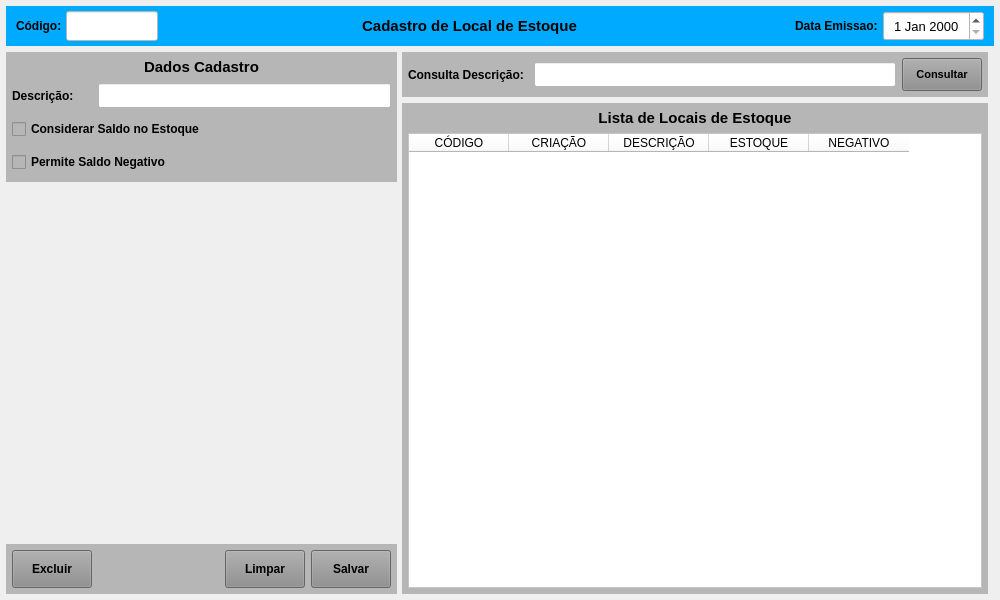
<?xml version="1.0" encoding="UTF-8"?>
<ui version="4.0">
 <class>MainWindow</class>
 <widget class="QMainWindow" name="MainWindow">
  <property name="geometry">
   <rect>
    <x>0</x>
    <y>0</y>
    <width>1000</width>
    <height>600</height>
   </rect>
  </property>
  <property name="windowTitle">
   <string>Cadastro de Locais de Estoque</string>
  </property>
  <property name="styleSheet">
   <string notr="true"/>
  </property>
  <widget class="QWidget" name="centralwidget">
   <layout class="QVBoxLayout" name="verticalLayout">
    <property name="spacing">
     <number>6</number>
    </property>
    <property name="leftMargin">
     <number>6</number>
    </property>
    <property name="topMargin">
     <number>6</number>
    </property>
    <property name="rightMargin">
     <number>6</number>
    </property>
    <property name="bottomMargin">
     <number>6</number>
    </property>
    <item>
     <widget class="QWidget" name="widget" native="true">
      <property name="minimumSize">
       <size>
        <width>0</width>
        <height>40</height>
       </size>
      </property>
      <property name="maximumSize">
       <size>
        <width>16777215</width>
        <height>40</height>
       </size>
      </property>
      <property name="styleSheet">
       <string notr="true">background-color: rgb(0, 170, 255);</string>
      </property>
      <layout class="QHBoxLayout" name="horizontalLayout">
       <property name="spacing">
        <number>2</number>
       </property>
       <property name="leftMargin">
        <number>10</number>
       </property>
       <property name="topMargin">
        <number>5</number>
       </property>
       <property name="rightMargin">
        <number>10</number>
       </property>
       <property name="bottomMargin">
        <number>5</number>
       </property>
       <item>
        <widget class="QLabel" name="label_4">
         <property name="minimumSize">
          <size>
           <width>48</width>
           <height>0</height>
          </size>
         </property>
         <property name="maximumSize">
          <size>
           <width>48</width>
           <height>16777215</height>
          </size>
         </property>
         <property name="font">
          <font>
           <pointsize>9</pointsize>
           <weight>75</weight>
           <bold>true</bold>
          </font>
         </property>
         <property name="styleSheet">
          <string notr="true"/>
         </property>
         <property name="text">
          <string>Código:</string>
         </property>
         <property name="alignment">
          <set>Qt::AlignLeading|Qt::AlignLeft|Qt::AlignVCenter</set>
         </property>
        </widget>
       </item>
       <item>
        <widget class="QLineEdit" name="line_Num">
         <property name="sizePolicy">
          <sizepolicy hsizetype="Preferred" vsizetype="Preferred">
           <horstretch>0</horstretch>
           <verstretch>0</verstretch>
          </sizepolicy>
         </property>
         <property name="minimumSize">
          <size>
           <width>92</width>
           <height>0</height>
          </size>
         </property>
         <property name="maximumSize">
          <size>
           <width>92</width>
           <height>16777215</height>
          </size>
         </property>
         <property name="font">
          <font>
           <pointsize>12</pointsize>
          </font>
         </property>
         <property name="styleSheet">
          <string notr="true">background-color: rgb(255, 255, 255);</string>
         </property>
         <property name="inputMask">
          <string/>
         </property>
         <property name="text">
          <string/>
         </property>
         <property name="frame">
          <bool>true</bool>
         </property>
         <property name="echoMode">
          <enum>QLineEdit::Normal</enum>
         </property>
         <property name="alignment">
          <set>Qt::AlignCenter</set>
         </property>
         <property name="dragEnabled">
          <bool>false</bool>
         </property>
         <property name="placeholderText">
          <string/>
         </property>
        </widget>
       </item>
       <item>
        <widget class="QLabel" name="label_13">
         <property name="sizePolicy">
          <sizepolicy hsizetype="Preferred" vsizetype="Preferred">
           <horstretch>0</horstretch>
           <verstretch>0</verstretch>
          </sizepolicy>
         </property>
         <property name="minimumSize">
          <size>
           <width>0</width>
           <height>0</height>
          </size>
         </property>
         <property name="font">
          <font>
           <pointsize>11</pointsize>
           <weight>75</weight>
           <bold>true</bold>
          </font>
         </property>
         <property name="styleSheet">
          <string notr="true"/>
         </property>
         <property name="text">
          <string>Cadastro de Local de Estoque</string>
         </property>
         <property name="alignment">
          <set>Qt::AlignCenter</set>
         </property>
        </widget>
       </item>
       <item>
        <widget class="QLabel" name="label_11">
         <property name="sizePolicy">
          <sizepolicy hsizetype="Preferred" vsizetype="Preferred">
           <horstretch>0</horstretch>
           <verstretch>0</verstretch>
          </sizepolicy>
         </property>
         <property name="minimumSize">
          <size>
           <width>100</width>
           <height>0</height>
          </size>
         </property>
         <property name="maximumSize">
          <size>
           <width>100</width>
           <height>16777215</height>
          </size>
         </property>
         <property name="font">
          <font>
           <pointsize>9</pointsize>
           <weight>75</weight>
           <bold>true</bold>
          </font>
         </property>
         <property name="styleSheet">
          <string notr="true"/>
         </property>
         <property name="text">
          <string>Data Emissao: </string>
         </property>
         <property name="alignment">
          <set>Qt::AlignRight|Qt::AlignTrailing|Qt::AlignVCenter</set>
         </property>
        </widget>
       </item>
       <item>
        <widget class="QDateEdit" name="date_Emissao">
         <property name="sizePolicy">
          <sizepolicy hsizetype="Preferred" vsizetype="Preferred">
           <horstretch>0</horstretch>
           <verstretch>0</verstretch>
          </sizepolicy>
         </property>
         <property name="minimumSize">
          <size>
           <width>101</width>
           <height>0</height>
          </size>
         </property>
         <property name="maximumSize">
          <size>
           <width>101</width>
           <height>16777215</height>
          </size>
         </property>
         <property name="font">
          <font>
           <pointsize>10</pointsize>
          </font>
         </property>
         <property name="styleSheet">
          <string notr="true">background-color: rgb(255, 255, 255);</string>
         </property>
         <property name="alignment">
          <set>Qt::AlignCenter</set>
         </property>
        </widget>
       </item>
      </layout>
     </widget>
    </item>
    <item>
     <widget class="QWidget" name="widget_2" native="true">
      <property name="styleSheet">
       <string notr="true"/>
      </property>
      <layout class="QHBoxLayout" name="horizontalLayout_3">
       <property name="spacing">
        <number>5</number>
       </property>
       <property name="leftMargin">
        <number>0</number>
       </property>
       <property name="topMargin">
        <number>0</number>
       </property>
       <property name="rightMargin">
        <number>0</number>
       </property>
       <property name="bottomMargin">
        <number>0</number>
       </property>
       <item>
        <widget class="QWidget" name="widget_4" native="true">
         <property name="minimumSize">
          <size>
           <width>391</width>
           <height>0</height>
          </size>
         </property>
         <property name="maximumSize">
          <size>
           <width>391</width>
           <height>16777215</height>
          </size>
         </property>
         <property name="styleSheet">
          <string notr="true"/>
         </property>
         <layout class="QVBoxLayout" name="verticalLayout_2">
          <property name="spacing">
           <number>5</number>
          </property>
          <property name="leftMargin">
           <number>0</number>
          </property>
          <property name="topMargin">
           <number>0</number>
          </property>
          <property name="rightMargin">
           <number>0</number>
          </property>
          <property name="bottomMargin">
           <number>0</number>
          </property>
          <item>
           <widget class="QWidget" name="widget_6" native="true">
            <property name="minimumSize">
             <size>
              <width>0</width>
              <height>130</height>
             </size>
            </property>
            <property name="maximumSize">
             <size>
              <width>16777215</width>
              <height>130</height>
             </size>
            </property>
            <property name="styleSheet">
             <string notr="true">background-color: rgb(182, 182, 182);</string>
            </property>
            <layout class="QVBoxLayout" name="verticalLayout_6">
             <property name="leftMargin">
              <number>6</number>
             </property>
             <property name="topMargin">
              <number>6</number>
             </property>
             <property name="rightMargin">
              <number>6</number>
             </property>
             <property name="bottomMargin">
              <number>6</number>
             </property>
             <item>
              <widget class="QLabel" name="label_3">
               <property name="minimumSize">
                <size>
                 <width>0</width>
                 <height>18</height>
                </size>
               </property>
               <property name="maximumSize">
                <size>
                 <width>16777215</width>
                 <height>18</height>
                </size>
               </property>
               <property name="font">
                <font>
                 <pointsize>11</pointsize>
                 <weight>75</weight>
                 <bold>true</bold>
                </font>
               </property>
               <property name="text">
                <string>Dados Cadastro</string>
               </property>
               <property name="alignment">
                <set>Qt::AlignCenter</set>
               </property>
              </widget>
             </item>
             <item>
              <widget class="QWidget" name="widget_14" native="true">
               <layout class="QHBoxLayout" name="horizontalLayout_9">
                <property name="leftMargin">
                 <number>0</number>
                </property>
                <property name="topMargin">
                 <number>0</number>
                </property>
                <property name="rightMargin">
                 <number>0</number>
                </property>
                <property name="bottomMargin">
                 <number>0</number>
                </property>
                <item>
                 <widget class="QLabel" name="label_27">
                  <property name="minimumSize">
                   <size>
                    <width>80</width>
                    <height>0</height>
                   </size>
                  </property>
                  <property name="maximumSize">
                   <size>
                    <width>80</width>
                    <height>16777215</height>
                   </size>
                  </property>
                  <property name="font">
                   <font>
                    <pointsize>9</pointsize>
                    <weight>75</weight>
                    <bold>true</bold>
                   </font>
                  </property>
                  <property name="text">
                   <string>Descrição:</string>
                  </property>
                  <property name="alignment">
                   <set>Qt::AlignLeading|Qt::AlignLeft|Qt::AlignVCenter</set>
                  </property>
                 </widget>
                </item>
                <item>
                 <widget class="QLineEdit" name="line_Descricao">
                  <property name="sizePolicy">
                   <sizepolicy hsizetype="Preferred" vsizetype="Preferred">
                    <horstretch>0</horstretch>
                    <verstretch>0</verstretch>
                   </sizepolicy>
                  </property>
                  <property name="minimumSize">
                   <size>
                    <width>0</width>
                    <height>25</height>
                   </size>
                  </property>
                  <property name="maximumSize">
                   <size>
                    <width>16777215</width>
                    <height>25</height>
                   </size>
                  </property>
                  <property name="font">
                   <font>
                    <pointsize>9</pointsize>
                   </font>
                  </property>
                  <property name="styleSheet">
                   <string notr="true">background-color: rgb(255, 255, 255);</string>
                  </property>
                  <property name="text">
                   <string/>
                  </property>
                  <property name="maxLength">
                   <number>45</number>
                  </property>
                  <property name="alignment">
                   <set>Qt::AlignLeading|Qt::AlignLeft|Qt::AlignVCenter</set>
                  </property>
                 </widget>
                </item>
               </layout>
              </widget>
             </item>
             <item>
              <widget class="QWidget" name="widget_15" native="true">
               <layout class="QHBoxLayout" name="horizontalLayout_10">
                <property name="leftMargin">
                 <number>0</number>
                </property>
                <property name="topMargin">
                 <number>0</number>
                </property>
                <property name="rightMargin">
                 <number>0</number>
                </property>
                <property name="bottomMargin">
                 <number>0</number>
                </property>
                <item>
                 <widget class="QCheckBox" name="check_Saldo_Estoque">
                  <property name="font">
                   <font>
                    <pointsize>9</pointsize>
                    <weight>75</weight>
                    <bold>true</bold>
                   </font>
                  </property>
                  <property name="text">
                   <string>Considerar Saldo no Estoque</string>
                  </property>
                 </widget>
                </item>
               </layout>
              </widget>
             </item>
             <item>
              <widget class="QWidget" name="widget_16" native="true">
               <layout class="QHBoxLayout" name="horizontalLayout_11">
                <property name="leftMargin">
                 <number>0</number>
                </property>
                <property name="topMargin">
                 <number>0</number>
                </property>
                <property name="rightMargin">
                 <number>0</number>
                </property>
                <property name="bottomMargin">
                 <number>0</number>
                </property>
                <item>
                 <widget class="QCheckBox" name="check_Negativo">
                  <property name="font">
                   <font>
                    <pointsize>9</pointsize>
                    <weight>75</weight>
                    <bold>true</bold>
                   </font>
                  </property>
                  <property name="text">
                   <string>Permite Saldo Negativo</string>
                  </property>
                 </widget>
                </item>
               </layout>
              </widget>
             </item>
            </layout>
           </widget>
          </item>
          <item>
           <widget class="QWidget" name="widget_7" native="true"/>
          </item>
          <item>
           <widget class="QWidget" name="widget_3" native="true">
            <property name="minimumSize">
             <size>
              <width>0</width>
              <height>50</height>
             </size>
            </property>
            <property name="maximumSize">
             <size>
              <width>16777215</width>
              <height>50</height>
             </size>
            </property>
            <property name="styleSheet">
             <string notr="true">background-color: rgb(182, 182, 182);</string>
            </property>
            <layout class="QHBoxLayout" name="horizontalLayout_2">
             <property name="spacing">
              <number>6</number>
             </property>
             <property name="leftMargin">
              <number>6</number>
             </property>
             <property name="topMargin">
              <number>6</number>
             </property>
             <property name="rightMargin">
              <number>6</number>
             </property>
             <property name="bottomMargin">
              <number>6</number>
             </property>
             <item>
              <widget class="QPushButton" name="btn_Excluir">
               <property name="sizePolicy">
                <sizepolicy hsizetype="Fixed" vsizetype="Preferred">
                 <horstretch>0</horstretch>
                 <verstretch>0</verstretch>
                </sizepolicy>
               </property>
               <property name="maximumSize">
                <size>
                 <width>80</width>
                 <height>16777215</height>
                </size>
               </property>
               <property name="font">
                <font>
                 <pointsize>9</pointsize>
                 <weight>75</weight>
                 <bold>true</bold>
                </font>
               </property>
               <property name="cursor">
                <cursorShape>PointingHandCursor</cursorShape>
               </property>
               <property name="layoutDirection">
                <enum>Qt::LeftToRight</enum>
               </property>
               <property name="autoFillBackground">
                <bool>false</bool>
               </property>
               <property name="styleSheet">
                <string notr="true">background-color: rgb(141, 141, 141);</string>
               </property>
               <property name="text">
                <string>Excluir</string>
               </property>
               <property name="checkable">
                <bool>false</bool>
               </property>
               <property name="autoDefault">
                <bool>false</bool>
               </property>
               <property name="default">
                <bool>false</bool>
               </property>
               <property name="flat">
                <bool>false</bool>
               </property>
              </widget>
             </item>
             <item>
              <widget class="QLabel" name="label">
               <property name="text">
                <string/>
               </property>
              </widget>
             </item>
             <item>
              <widget class="QPushButton" name="btn_Limpar">
               <property name="sizePolicy">
                <sizepolicy hsizetype="Fixed" vsizetype="Preferred">
                 <horstretch>0</horstretch>
                 <verstretch>0</verstretch>
                </sizepolicy>
               </property>
               <property name="maximumSize">
                <size>
                 <width>80</width>
                 <height>16777215</height>
                </size>
               </property>
               <property name="font">
                <font>
                 <pointsize>9</pointsize>
                 <weight>75</weight>
                 <bold>true</bold>
                </font>
               </property>
               <property name="cursor">
                <cursorShape>PointingHandCursor</cursorShape>
               </property>
               <property name="layoutDirection">
                <enum>Qt::LeftToRight</enum>
               </property>
               <property name="autoFillBackground">
                <bool>false</bool>
               </property>
               <property name="styleSheet">
                <string notr="true">background-color: rgb(141, 141, 141);</string>
               </property>
               <property name="text">
                <string>Limpar</string>
               </property>
               <property name="checkable">
                <bool>false</bool>
               </property>
               <property name="autoDefault">
                <bool>false</bool>
               </property>
               <property name="default">
                <bool>false</bool>
               </property>
               <property name="flat">
                <bool>false</bool>
               </property>
              </widget>
             </item>
             <item>
              <widget class="QPushButton" name="btn_Salvar">
               <property name="sizePolicy">
                <sizepolicy hsizetype="Fixed" vsizetype="Preferred">
                 <horstretch>0</horstretch>
                 <verstretch>0</verstretch>
                </sizepolicy>
               </property>
               <property name="maximumSize">
                <size>
                 <width>80</width>
                 <height>16777215</height>
                </size>
               </property>
               <property name="font">
                <font>
                 <pointsize>9</pointsize>
                 <weight>75</weight>
                 <bold>true</bold>
                </font>
               </property>
               <property name="cursor">
                <cursorShape>PointingHandCursor</cursorShape>
               </property>
               <property name="styleSheet">
                <string notr="true">background-color: rgb(141, 141, 141);</string>
               </property>
               <property name="text">
                <string>Salvar</string>
               </property>
              </widget>
             </item>
            </layout>
           </widget>
          </item>
         </layout>
        </widget>
       </item>
       <item>
        <widget class="QWidget" name="widget_5" native="true">
         <property name="styleSheet">
          <string notr="true"/>
         </property>
         <layout class="QVBoxLayout" name="verticalLayout_5">
          <property name="leftMargin">
           <number>0</number>
          </property>
          <property name="topMargin">
           <number>0</number>
          </property>
          <property name="rightMargin">
           <number>6</number>
          </property>
          <property name="bottomMargin">
           <number>0</number>
          </property>
          <item>
           <widget class="QWidget" name="widget_12" native="true">
            <property name="maximumSize">
             <size>
              <width>16777215</width>
              <height>45</height>
             </size>
            </property>
            <property name="sizeIncrement">
             <size>
              <width>0</width>
              <height>45</height>
             </size>
            </property>
            <property name="styleSheet">
             <string notr="true">background-color: rgb(182, 182, 182);</string>
            </property>
            <layout class="QHBoxLayout" name="horizontalLayout_7">
             <property name="leftMargin">
              <number>6</number>
             </property>
             <property name="topMargin">
              <number>6</number>
             </property>
             <property name="rightMargin">
              <number>6</number>
             </property>
             <property name="bottomMargin">
              <number>6</number>
             </property>
             <item>
              <widget class="QLabel" name="label_6">
               <property name="minimumSize">
                <size>
                 <width>120</width>
                 <height>0</height>
                </size>
               </property>
               <property name="maximumSize">
                <size>
                 <width>120</width>
                 <height>16777215</height>
                </size>
               </property>
               <property name="font">
                <font>
                 <pointsize>9</pointsize>
                 <weight>75</weight>
                 <bold>true</bold>
                </font>
               </property>
               <property name="text">
                <string>Consulta Descrição:</string>
               </property>
               <property name="alignment">
                <set>Qt::AlignLeading|Qt::AlignLeft|Qt::AlignVCenter</set>
               </property>
              </widget>
             </item>
             <item>
              <widget class="QLineEdit" name="line_Consulta">
               <property name="sizePolicy">
                <sizepolicy hsizetype="Preferred" vsizetype="Preferred">
                 <horstretch>0</horstretch>
                 <verstretch>0</verstretch>
                </sizepolicy>
               </property>
               <property name="minimumSize">
                <size>
                 <width>0</width>
                 <height>25</height>
                </size>
               </property>
               <property name="maximumSize">
                <size>
                 <width>16777215</width>
                 <height>25</height>
                </size>
               </property>
               <property name="font">
                <font>
                 <pointsize>9</pointsize>
                </font>
               </property>
               <property name="styleSheet">
                <string notr="true">background-color: rgb(255, 255, 255);</string>
               </property>
               <property name="inputMask">
                <string/>
               </property>
               <property name="alignment">
                <set>Qt::AlignLeading|Qt::AlignLeft|Qt::AlignVCenter</set>
               </property>
              </widget>
             </item>
             <item>
              <widget class="QPushButton" name="btn_Consulta">
               <property name="sizePolicy">
                <sizepolicy hsizetype="Preferred" vsizetype="Preferred">
                 <horstretch>0</horstretch>
                 <verstretch>0</verstretch>
                </sizepolicy>
               </property>
               <property name="minimumSize">
                <size>
                 <width>80</width>
                 <height>0</height>
                </size>
               </property>
               <property name="maximumSize">
                <size>
                 <width>80</width>
                 <height>16777215</height>
                </size>
               </property>
               <property name="font">
                <font>
                 <pointsize>8</pointsize>
                 <weight>75</weight>
                 <bold>true</bold>
                </font>
               </property>
               <property name="cursor">
                <cursorShape>PointingHandCursor</cursorShape>
               </property>
               <property name="layoutDirection">
                <enum>Qt::LeftToRight</enum>
               </property>
               <property name="autoFillBackground">
                <bool>false</bool>
               </property>
               <property name="styleSheet">
                <string notr="true">background-color: rgb(141, 141, 141);</string>
               </property>
               <property name="text">
                <string>Consultar</string>
               </property>
               <property name="checkable">
                <bool>false</bool>
               </property>
               <property name="autoDefault">
                <bool>false</bool>
               </property>
               <property name="default">
                <bool>false</bool>
               </property>
               <property name="flat">
                <bool>false</bool>
               </property>
              </widget>
             </item>
            </layout>
           </widget>
          </item>
          <item>
           <widget class="QWidget" name="widget_11" native="true">
            <property name="styleSheet">
             <string notr="true">background-color: rgb(182, 182, 182);</string>
            </property>
            <layout class="QVBoxLayout" name="verticalLayout_4">
             <property name="leftMargin">
              <number>6</number>
             </property>
             <property name="topMargin">
              <number>6</number>
             </property>
             <property name="rightMargin">
              <number>6</number>
             </property>
             <property name="bottomMargin">
              <number>6</number>
             </property>
             <item>
              <widget class="QLabel" name="label_5">
               <property name="minimumSize">
                <size>
                 <width>0</width>
                 <height>18</height>
                </size>
               </property>
               <property name="maximumSize">
                <size>
                 <width>16777215</width>
                 <height>18</height>
                </size>
               </property>
               <property name="font">
                <font>
                 <pointsize>11</pointsize>
                 <weight>75</weight>
                 <bold>true</bold>
                </font>
               </property>
               <property name="text">
                <string>Lista de Locais de Estoque</string>
               </property>
               <property name="alignment">
                <set>Qt::AlignCenter</set>
               </property>
              </widget>
             </item>
             <item>
              <widget class="QTableWidget" name="table_Lista">
               <property name="sizePolicy">
                <sizepolicy hsizetype="Preferred" vsizetype="Preferred">
                 <horstretch>0</horstretch>
                 <verstretch>0</verstretch>
                </sizepolicy>
               </property>
               <property name="font">
                <font>
                 <pointsize>9</pointsize>
                </font>
               </property>
               <property name="styleSheet">
                <string notr="true">background-color: rgb(255, 255, 255);</string>
               </property>
               <attribute name="verticalHeaderDefaultSectionSize">
                <number>0</number>
               </attribute>
               <attribute name="verticalHeaderMinimumSectionSize">
                <number>0</number>
               </attribute>
               <column>
                <property name="text">
                 <string>CÓDIGO</string>
                </property>
               </column>
               <column>
                <property name="text">
                 <string>CRIAÇÃO</string>
                </property>
               </column>
               <column>
                <property name="text">
                 <string>DESCRIÇÃO</string>
                </property>
               </column>
               <column>
                <property name="text">
                 <string>ESTOQUE</string>
                </property>
               </column>
               <column>
                <property name="text">
                 <string>NEGATIVO</string>
                </property>
               </column>
              </widget>
             </item>
            </layout>
           </widget>
          </item>
         </layout>
        </widget>
       </item>
      </layout>
     </widget>
    </item>
   </layout>
  </widget>
 </widget>
 <resources/>
 <connections/>
</ui>
